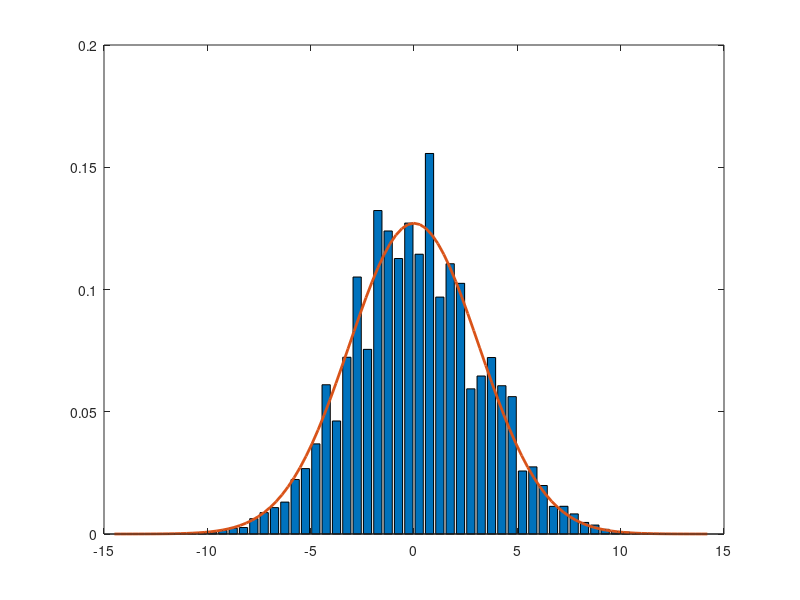

MATLAB code to generate this figure:
%Create a weighted histogram with associated bins
histostep = .5;
histobins = -12:histostep:12;
sigmaX = 3.1385;

wHBin = [];

data = load('SteadyState/simOut7.txt');

%Sum the total WE weights contained in each histogram bin
for n = histobins
    xInBin = data(:,1) > n & data(:,1) < n+histostep;
    wInBin = sum(data((xInBin),2));
    wHBin = [wHBin, wInBin];
end
figure();
%Make the histogram. Add histostep/2 to keep graph centered, scale by
%histostep to keep area of graph = 1
bar(histobins+histostep/2, wHBin/histostep);
hold on
%Add in the equilibrium distribution
z = linspace(min(data(:,1)),max(data(:,1)));
pz = exp(-z.^2 / (2*sigmaX^2)) /sqrt(2*pi*sigmaX^2);
plot(z,pz,'LineWidth', 2)